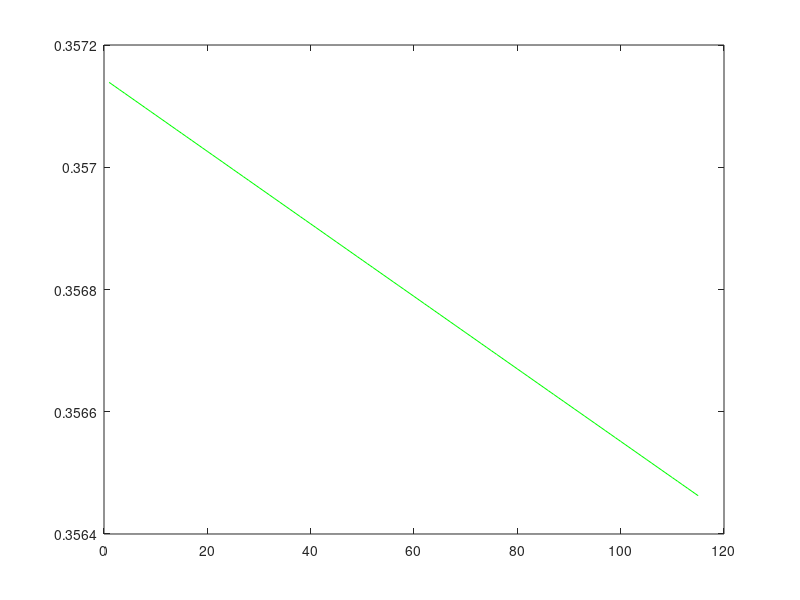

MATLAB code to generate this figure:
function gaussian()
X=importdata('temp.txt',' ');
X=X';
for i=1:size(X,2)
	Y(i)=i;
end

% hold all;
% parguess = [1500,4.85,0.05,0.05,5000,5.1,0.05,0.1];
% two_peaks(parguess,X(1,:))
xinit=[1,1,1,1];
pars = nlinfit(Y,X(1,:), @asym_peak, xinit);
new=asym_peak(pars,Y);
plot (Y,new,'g-')
% legend 'raw data' 'initial guess'
end

function f = asym_peak(pars,t)
    % from Anal. Chem. 1994, 66, 1294-1301
    a0 = pars(1);  % peak area
    a1 = pars(2);  % elution time
    a2 = pars(3);  % width of gaussian
    a3 = pars(4);  % exponential damping term
    f = a0/2/a3*exp(a2^2/2/a3^2 + (a1 - t)/a3)...
            .*(erf((t-a1)/(sqrt(2)*a2) - a2/sqrt(2)/a3) + 1);
end

%{
function f = two_peaks(pars, t)
    a10 = pars(1);  % peak area
    a11 = pars(2);  % elution time
    a12 = pars(3);  % width of gaussian
    a13 = pars(4);  % exponential damping term
    a20 = pars(5);  % peak area
    a21 = pars(6);  % elution time
    a22 = pars(7);  % width of gaussian
    a23 = pars(8);  % exponential damping term
    p1 = asym_peak([a10 a11 a12 a13],t);
    p2 = asym_peak([a20 a21 a22 a23],t);
    f = p1 + p2;
end
%}